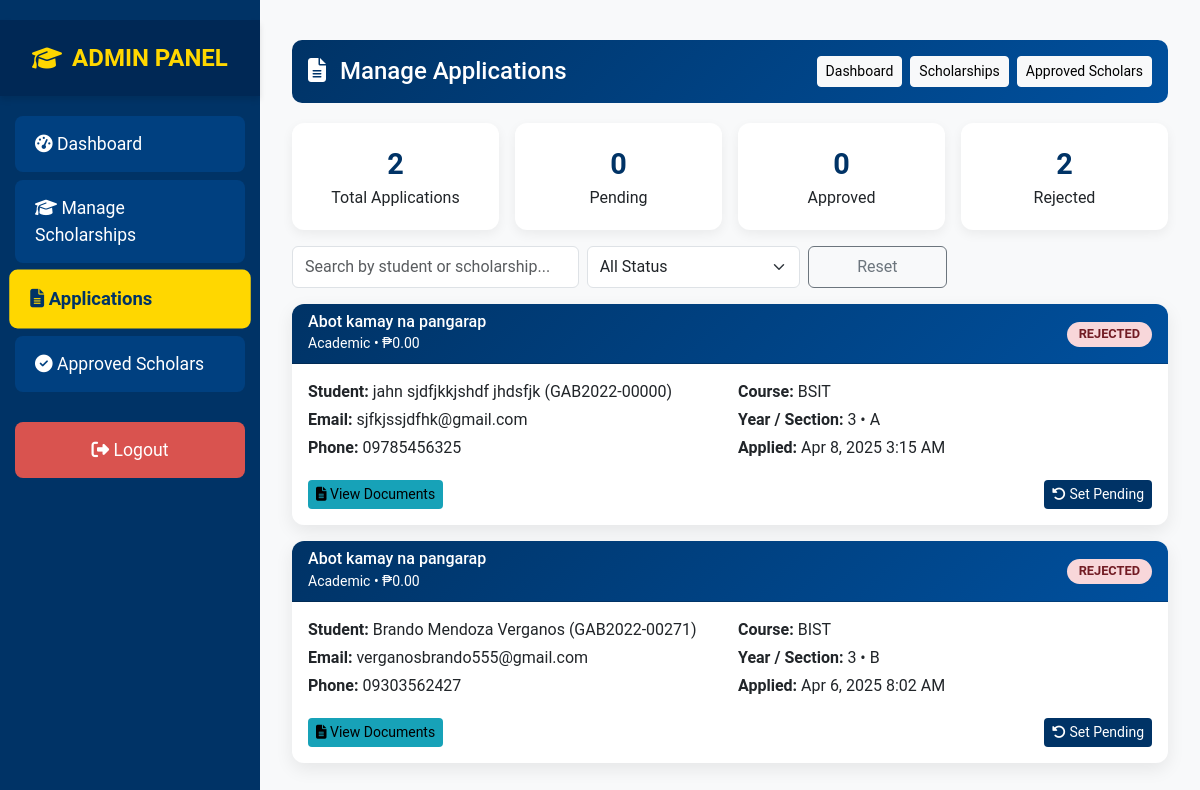
The app's page /manage_applications.php (signed in) with its own data.
### tables this page shows
CREATE TABLE `scholarship_applications` (
  `id` int(11) NOT NULL,
  `scholarship_id` int(11) NOT NULL,
  `user_id` varchar(50) NOT NULL,
  `application_date` timestamp NOT NULL DEFAULT current_timestamp(),
  `status` varchar(20) DEFAULT 'pending',
  `approval_date` datetime DEFAULT NULL,
  `gpa` decimal(3,2) DEFAULT NULL,
  `course` varchar(100) DEFAULT NULL,
  `year_level` int(11) DEFAULT NULL,
  `documents_submitted` longtext DEFAULT NULL,
  `review_notes` text DEFAULT NULL,
  `rejection_reason` text DEFAULT NULL,
  `reviewed_by` varchar(50) DEFAULT NULL,
  `reviewed_at` datetime DEFAULT NULL,
  `created_at` timestamp NOT NULL DEFAULT current_timestamp(),
  `updated_at` timestamp NOT NULL DEFAULT current_timestamp() ON UPDATE current_timestamp()
);

CREATE TABLE `scholarships` (
  `id` int(11) NOT NULL,
  `name` varchar(255) NOT NULL,
  `type` varchar(100) DEFAULT 'Academic',
  `description` text NOT NULL,
  `eligibility` text NOT NULL,
  `amount` decimal(10,2) DEFAULT 0.00,
  `requirements` text DEFAULT NULL,
  `documents_required` text DEFAULT NULL,
  `max_applicants` int(11) DEFAULT 0,
  `current_applicants` int(11) DEFAULT 0,
  `created_by` varchar(50) DEFAULT NULL,
  `deadline` date NOT NULL,
  `created_at` timestamp NOT NULL DEFAULT current_timestamp(),
  `updated_at` timestamp NOT NULL DEFAULT current_timestamp() ON UPDATE current_timestamp(),
  `status` varchar(20) NOT NULL DEFAULT 'pending'
);

CREATE TABLE `users` (
  `user_id` varchar(50) NOT NULL,
  `first_name` varchar(50) NOT NULL,
  `middle_name` varchar(50) DEFAULT NULL,
  `last_name` varchar(50) NOT NULL,
  `birth_date` date NOT NULL,
  `nationality` varchar(50) NOT NULL,
  `religion` varchar(50) NOT NULL,
  `biological_sex` varchar(10) NOT NULL,
  `email` varchar(100) NOT NULL,
  `phone` varchar(20) NOT NULL,
  `current_address` varchar(255) NOT NULL,
  `permanent_address` varchar(255) NOT NULL,
  `role` varchar(20) NOT NULL,
  `password_hash` varchar(255) NOT NULL,
  `mother_name` varchar(50) NOT NULL,
  `mother_work` varchar(50) NOT NULL,
  `mother_contact` varchar(20) NOT NULL,
  `father_name` varchar(50) NOT NULL,
  `father_work` varchar(50) NOT NULL,
  `father_contact` varchar(20) NOT NULL,
  `siblings_count` int(11) NOT NULL,
  `unit` varchar(50) DEFAULT NULL,
  `last_login` datetime DEFAULT NULL,
  `date_registered` datetime DEFAULT current_timestamp(),
  `profile_picture` varchar(255) DEFAULT NULL,
  `status` enum('Active','Inactive') NOT NULL DEFAULT 'Inactive',
  `year` int(11) DEFAULT NULL,
  `section` varchar(10) DEFAULT NULL,
  `course` varchar(100) DEFAULT NULL,
  `department` varchar(100) DEFAULT NULL,
  `gpa` decimal(3,2) DEFAULT NULL,
  `family_income` decimal(12,2) DEFAULT NULL
);

### manage_applications.php (the view, shortened to what this page needs)
<?php
require_once 'config.php';
$totals = ['total'=>0,'pending'=>0,'approved'=>0,'rejected'=>0];
if ($r=$conn->query("SELECT COUNT(*) c FROM scholarship_applications")) $totals['total']=(int)$r->fetch_assoc()['c'];
if ($r=$conn->query("SELECT COUNT(*) c FROM scholarship_applications WHERE status='pending'")) $totals['pending']=(int)$r->fetch_assoc()['c'];
if ($r=$conn->query("SELECT COUNT(*) c FROM scholarship_applications WHERE status='approved'")) $totals['approved']=(int)$r->fetch_assoc()['c'];
if ($r=$conn->query("SELECT COUNT(*) c FROM scholarship_applications WHERE status='rejected'")) $totals['rejected']=(int)$r->fetch_assoc()['c'];
$sql = "SELECT
          sa.id, sa.scholarship_id, sa.user_id, sa.application_date, sa.status, sa.approval_date,
          s.name AS scholarship_name, s.type AS scholarship_type, s.amount AS scholarship_amount,
          u.first_name, u.middle_name, u.last_name, u.email, u.phone, u.course, u.`year` AS year_level, u.section
        FROM scholarship_applications sa
        JOIN scholarships s ON sa.scholarship_id = s.id
        JOIN users u ON sa.user_id = u.user_id
        ORDER BY sa.application_date DESC";
$result = $conn->query($sql);
?>
<!DOCTYPE html>
<html lang="en">
<head>
<link href="https://cdn.jsdelivr.net/npm/bootstrap@5.3.0/dist/css/bootstrap.min.css" rel="stylesheet" />
<link href="https://cdnjs.cloudflare.com/ajax/libs/font-awesome/6.5.0/css/all.min.css" rel="stylesheet" />
</head>
<body>
<?php if (file_exists(__DIR__ . '/admin_scholarship_header.php')) include 'admin_scholarship_header.php'; ?>
<div class="main-content">
  <div class="container-fluid">
    <div class="header d-flex flex-wrap justify-content-between align-items-center gap-2">
      <h4 class="mb-0"><i class="fa fa-file-alt me-2"></i> Manage Applications</h4>
      <div class="d-flex gap-2">
        <a href="scholarship_admin_dashboard.php" class="btn btn-sm btn-light">Dashboard</a>
        <a href="admin_manage_scholarships.php" class="btn btn-sm btn-light">Scholarships</a>
        <a href="approved_scholars.php" class="btn btn-sm btn-light">Approved Scholars</a>
      </div>
    </div>
    <div class="row g-3 mb-3">
      <div class="col-sm-6 col-lg-3"><div class="stats-card"><div class="stats-number"><?= $totals['total'] ?></div><div>Total Applications</div></div></div>
      <div class="col-sm-6 col-lg-3"><div class="stats-card"><div class="stats-number"><?= $totals['pending'] ?></div><div>Pending</div></div></div>
      <div class="col-sm-6 col-lg-3"><div class="stats-card"><div class="stats-number"><?= $totals['approved'] ?></div><div>Approved</div></div></div>
      <div class="col-sm-6 col-lg-3"><div class="stats-card"><div class="stats-number"><?= $totals['rejected'] ?></div><div>Rejected</div></div></div>
    </div>
    <div class="row g-2 mb-3 controls">
      <div class="col-12 col-md-6 col-lg-4">
        <input id="searchInput" type="text" class="form-control" placeholder="Search by student or scholarship..." />
      </div>
      <div class="col-12 col-md-4 col-lg-3">
        <select id="statusFilter" class="form-select">
          <option value="">All Status</option>
        </select>
      </div>
      <div class="col-12 col-md-2 col-lg-2">
        <button id="resetFilters" class="btn btn-outline-secondary w-100">Reset</button>
      </div>
    </div>
    <div id="applicationsGrid">
      <?php if ($result && $result->num_rows > 0): while ($row = $result->fetch_assoc()):
        $fullName = trim(($row['first_name'] ?? '').' '.(($row['middle_name'] ?? '') ? $row['middle_name'].' ' : '').($row['last_name'] ?? ''));
        $status = strtolower($row['status'] ?? 'pending');
      ?>
      <div class="card card-app application-item"
           data-name="<?= strtolower(htmlspecialchars($fullName.' '.$row['scholarship_name'])) ?>"
           data-status="<?= htmlspecialchars($status) ?>">
        <div class="card-header">
          <div class="d-flex flex-wrap justify-content-between align-items-center gap-2">
            <div>
              <h6 class="mb-0"><?= htmlspecialchars($row['scholarship_name'] ?? '') ?></h6>
              <small><?= htmlspecialchars($row['scholarship_type'] ?? '') ?> • ₱<?= number_format((float)($row['scholarship_amount'] ?? 0), 2) ?></small>
            </div>
            <div>
              <span class="badge badge-status <?= $status==='approved'?'badge-approved':($status==='rejected'?'badge-rejected':'badge-pending') ?>">
                <?= strtoupper($status) ?>
              </span>
            </div>
          </div>
        </div>
        <div class="card-body">
          <div class="row g-3">
            <div class="col-md-6">
              <p class="mb-1"><strong>Student:</strong> <?= htmlspecialchars($fullName) ?> (<?= htmlspecialchars($row['user_id']) ?>)</p>
              <p class="mb-1"><strong>Email:</strong> <?= htmlspecialchars($row['email'] ?? '') ?></p>
              <p class="mb-1"><strong>Phone:</strong> <?= htmlspecialchars($row['phone'] ?? '') ?></p>
            </div>
            <div class="col-md-6">
              <p class="mb-1"><strong>Course:</strong> <?= htmlspecialchars($row['course'] ?? '') ?></p>
              <p class="mb-1"><strong>Year / Section:</strong> <?= htmlspecialchars((string)($row['year_level'] ?? '')) ?><?= !empty($row['section']) ? ' • '.htmlspecialchars($row['section']) : '' ?></p>
              <p class="mb-1"><strong>Applied:</strong> <?= date('M j, Y g:i A', strtotime($row['application_date'])) ?></p>
            </div>
          </div>
          <div class="d-flex flex-wrap justify-content-between align-items-center gap-2 mt-3">
            <div>
              <button class="btn btn-info btn-sm view-documents" data-application-id="<?= (int)$row['id'] ?>" data-bs-toggle="modal" data-bs-target="#viewDocumentsModal">
                <i class="fa fa-file-alt"></i> View Documents
              </button>
            </div>
            <div class="btn-group">
              <?php if ($status === 'pending'): ?>
                <button class="btn btn-success btn-sm do-approve" data-id="<?= (int)$row['id'] ?>"><i class="fa fa-check"></i> Approve</button>
                <button class="btn btn-danger btn-sm do-reject" data-id="<?= (int)$row['id'] ?>"><i class="fa fa-times"></i> Reject</button>
              <?php else: ?>
                <button class="btn btn-primary btn-sm do-pending" data-id="<?= (int)$row['id'] ?>"><i class="fa fa-rotate-left"></i> Set Pending</button>
              <?php endif; ?>
            </div>
          </div>
        </div>
      </div>
      <?php endwhile; else: ?>
        <div class="text-center text-muted py-5"><i class="fa fa-file-alt fa-2x mb-2"></i><div>No applications found.</div></div>
      <?php endif; ?>
    </div>
  </div>
</div>
</body>
</html>

### manage_applications.php (style rules this page uses)
:root { --blue:#003366; --light:#00509E; --gold:#FFD700; --gray:#F8F9FA; --sidebar-width:260px; }
body { background: var(--gray); }
.main-content { margin-left: var(--sidebar-width); padding: 20px; }
.header { background: linear-gradient(135deg,var(--blue),var(--light)); color:#fff; padding:16px; border-radius:10px; margin:20px 0; }
.stats-card { background:#fff; border-radius:12px; box-shadow:0 4px 12px rgba(0,0,0,.06); padding:20px; text-align:center; height:100%; }
.stats-number { font-size:1.8rem; color:var(--blue); font-weight:700; }
.controls .form-control, .controls .form-select, .controls .btn { min-height: 42px; }
.card-app { background:#fff; border-radius:12px; box-shadow:0 6px 18px rgba(0,0,0,.08); margin-bottom:16px; border:0; overflow:hidden; }
.card-app .card-header { background:linear-gradient(135deg,var(--blue),var(--light)); color:#fff; }
.badge-status { border-radius:20px; padding:6px 12px; text-transform:uppercase; font-size:.8rem; }
.badge-rejected { background:#f8d7da; color:#721c24; }
.btn-primary { background:var(--blue); border:none; }
.btn-info { background:#17a2b8; border:none; }

### admin_scholarship_header.php (style rules this page uses)
* { margin: 0; padding: 0; box-sizing: border-box; }
body { font-family: 'Roboto', sans-serif; }

### records on screen
scholarship_applications: scholarship.name "Abot kamay na pangarap", scholarship.type "Academic", scholarship.amount "0.00", status "REJECTED", user.last_name "jahn sjdfjkkjshdf jhdsfjk", user "GAB2022-00000", user.email "sjfkjssjdfhk@gmail.com", user.phone "09785456325", user.course "BSIT", user.year "3", user.section "A", application_date "Apr 8, 2025 3:15 AM"
scholarship_applications: scholarship.name "Abot kamay na pangarap", scholarship.type "Academic", scholarship.amount "0.00", status "REJECTED", user.last_name "Brando Mendoza Verganos", user "GAB2022-00271", user.email "verganosbrando555@gmail.com", user.phone "09303562427", user.course "BIST", user.year "3", user.section "B", application_date "Apr 6, 2025 8:02 AM"

### other values on screen
$totals['total'] "2"
$totals['pending'] "0"
$totals['approved'] "0"
$totals['rejected'] "2"
